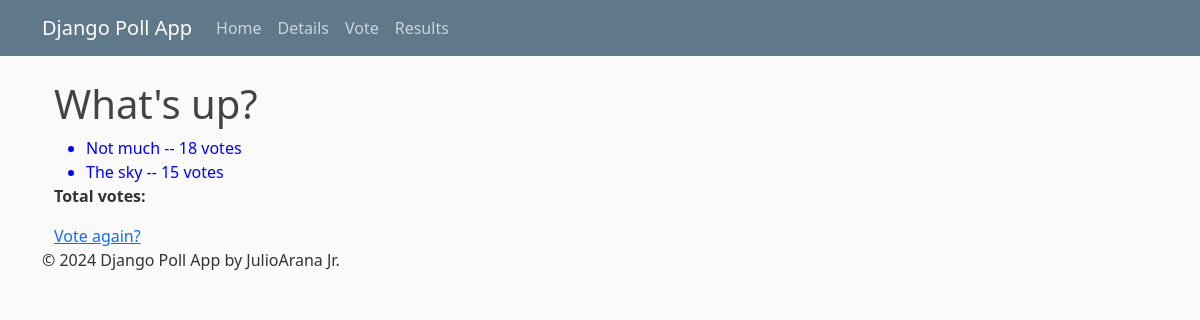
The page /1/results/ on the database as committed earlier.
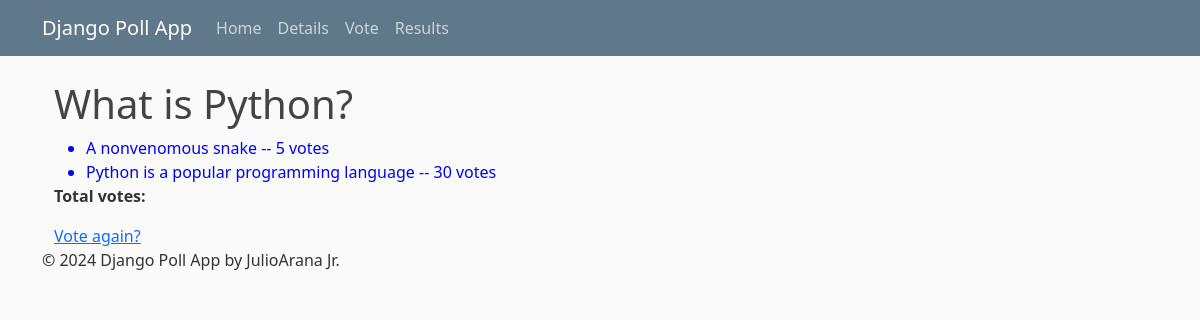
The same page on the database as committed later.
### polls/models.py (models this page shows, shortened)
class Question(models.Model):
    question_text = models.CharField(max_length=200)
    pub_date = models.DateTimeField("date published")

class Choice(models.Model):
    question = models.ForeignKey(Question, on_delete=models.CASCADE)
    choice_text = models.CharField(max_length=200)
    votes = models.IntegerField(default=0)

### polls/views.py (the view)
# urls.py: path("<int:pk>/results/", views.ResultsView.as_view(), name="results"),
class ResultsView(generic.DetailView):
    model = Question
    template_name = "polls/results.html"

### polls/templates/polls/results.html
{% extends "polls/base.html" %}
{% block content %}
    <div class="container">
        <h1>{{ question.question_text }}</h1>
        <ul>
        {% for choice in question.choice_set.all %}
            <li>{{ choice.choice_text }} -- {{ choice.votes }} vote{{ choice.votes|pluralize }}</li>
        {% endfor %}
        </ul>
        <p><strong>Total votes: {{ total_votes }}</strong></p>
        <a href="{% url 'polls:detail' question.id %}">Vote again?</a>
    </div>
{% endblock %}

Rows that differ between the two databases and show on the page:
changed Question: question_text "What's up?" → "What is Python?"
changed Choice: choice_text "Not much" → "A nonvenomous snake"; votes "18" → "5"
changed Choice: choice_text "The sky" → "Python is a popular programming language"; votes "15" → "30"
